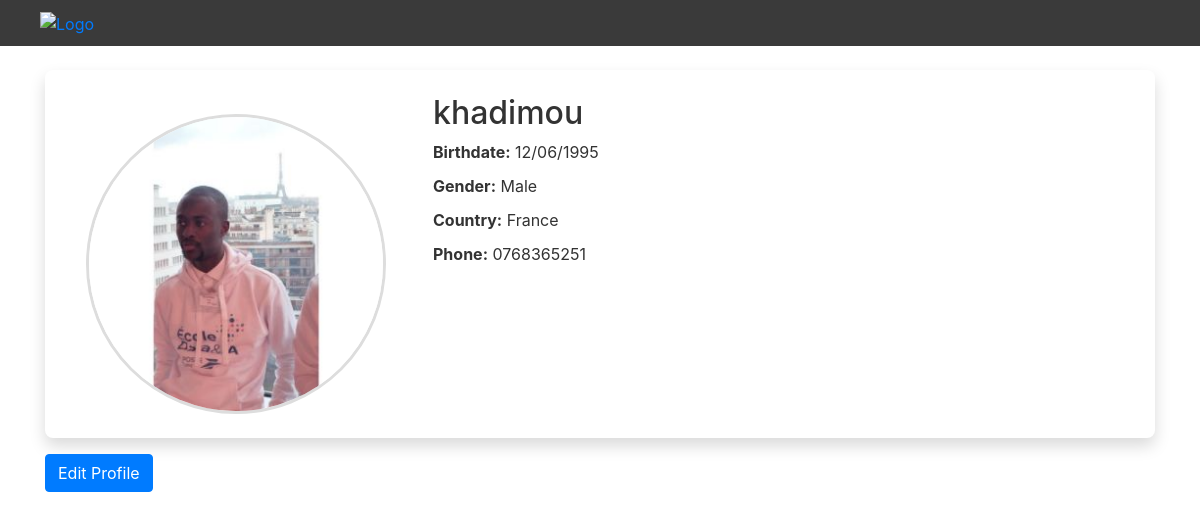
Page /en/profile/1/ on the committed database.
### smart_mentor/models.py (models this page shows, shortened)
class Profile(models.Model):
    GENDER_CHOICES = (
        ('MALE', _('Male')),
        ('FEMALE', _('Female')),
        ('OTHER', _('Other')),
    )
    user = models.OneToOneField(User, on_delete=models.CASCADE)
    avatar = models.ImageField(upload_to='avatars/', blank=True, default='static/images/pp.svg')
    birthdate = models.DateField(null=True)
    gender = models.CharField(max_length=6, choices=GENDER_CHOICES)
    country = CountryField(blank_label='(select country)', blank=True)
    education_level = models.CharField(max_length=100, blank=True)
    skills = models.TextField(max_length=100, blank=True)
    phone = models.CharField(max_length=20)
    bio = models.TextField(max_length=100, blank=True)
    social_media_links = models.URLField(max_length=200, blank=True)

### smart_mentor/views.py (the view)
# urls.py: path('profile/<int:user_id>/',views.profile_view,name='profile'),
def profile_view(request, user_id):
    profile = Profile.objects.get(user_id=user_id)
    return render(request, 'profile.html', {'profile': profile})

### templates/profile.html (shortened to what this page needs)
{% extends 'base_site.html' %}
{% load i18n %}
{% load static %}
{% block navbar %}
    {% include 'nav_home.html' %}
{% endblock %}
{% block content %}
    <div class="container my-4">
        <div class="profile-card p-4 shadow">
            <div class="row">
                <div class="col-md-4 text-center">
                    {% if profile.avatar %}
                        <img src="{{ profile.avatar.url }}" alt="Profile Picture" class="img-fluid rounded-circle profile-picture">
                    {% endif %}
                </div>
                <div class="col-md-8">
                    <h2>{{ profile.user.username }}</h2>
                    <ul class="list-unstyled">
                        {% if profile.birthdate %}
                            <li><strong>{% trans 'Birthdate:' %}</strong> {{ profile.birthdate }}</li>
                        {% endif %}
                        {% if profile.gender %}
                            <li><strong>{% trans 'Gender:' %}</strong> {{ profile.get_gender_display }}</li>
                        {% endif %}
                        {% if profile.get_country_display %}
                            <li><strong>{% trans 'Country:' %}</strong> {{ profile.get_country_display }} </li>
                        {% endif %}
                        {% if profile.phone %}
                            <li><strong>{% trans 'Phone:' %}</strong> {{ profile.phone }}</li>
                        {% endif %}
                    </ul>
                </div>
            </div>
        </div>
        <a href="{% url 'edit_profile' %}" class="btn btn-primary mt-3">{% trans 'Edit Profile' %}</a>
    </div>
{% endblock %}

### static/css/settings.css (style rules this page uses)
body.light-mode { --background-color: #fff; --text-color: #333; --button-bg-color: #007bff; --button-text-color: #fff; }
body { background-color: var(--background-color); color: var(--text-color); }
.btn { background-color: var(--button-bg-color); color: var(--button-text-color); }

### templates/profile.html (style rules this page uses)
.profile-card { background-color: #fff; border-radius: 8px; box-shadow: 0 4px 8px rgba(0,0,0,0.1); }
.profile-picture { width: 300px; height: 300px; object-fit: cover; border: 3px solid #ddd; margin-top: 20px; }
.list-unstyled li { margin-bottom: 10px; }

### rows in the picture
Profile: avatar (picture), user.username "khadimou", birthdate "12/06/1995", gender "Male", country "France", phone "0768365251"
